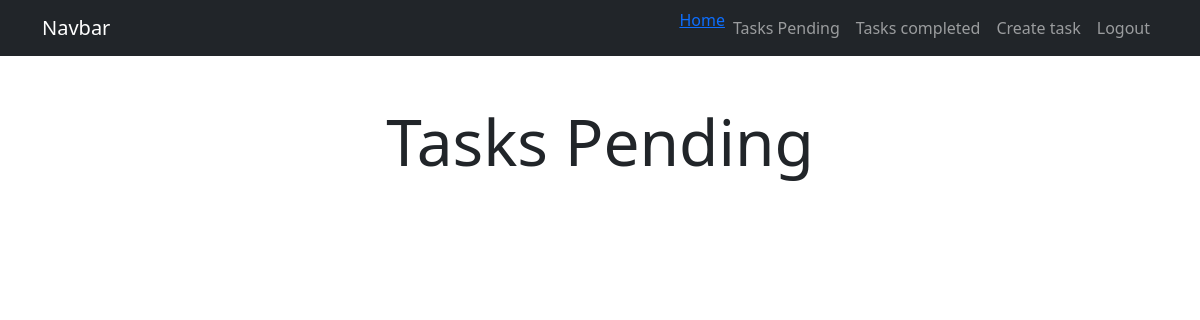
Before: /tasks/ (signed in) with the older database file.
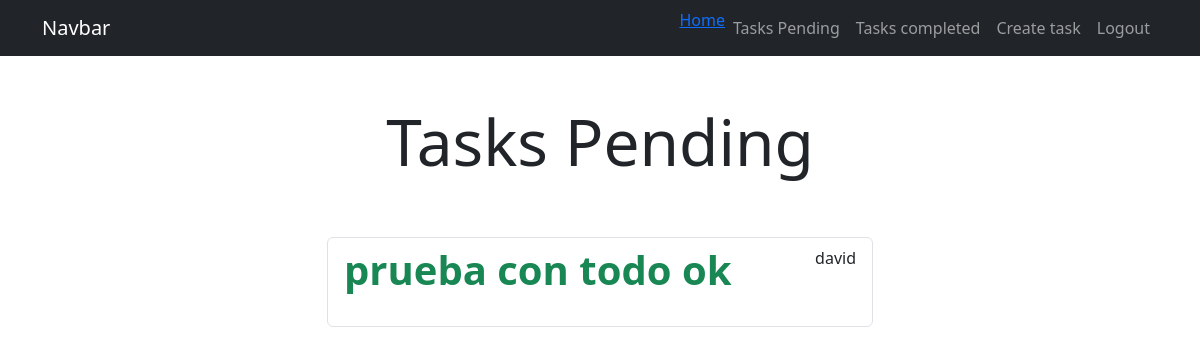
After: the same page with the newer database file.
### tasks/models.py (models this page shows, shortened)
class Task(models.Model):
    title = models.CharField(max_length=100)
    description = models.TextField(blank=True)
    created = models.DateTimeField(auto_now_add=True)
    datecompleted = models.DateTimeField(null=True, blank=True)
    important = models.BooleanField(default=False)
    user = models.ForeignKey(User, on_delete= models.CASCADE)

### tasks/views.py (the view)
# urls.py: path('tasks/', views.tasks, name='tasks'),
@login_required
def tasks(request):
    task = Task.objects.filter(user=request.user, datecompleted__isnull=True)
    return render(request, 'tasks.html', {'tasks': task})

### tasks/templates/tasks.html (shortened to what this page needs)
{% extends 'base.html' %}
{% block content %}
<main class="container">
    <div class="row">
        <div class="col-md-6 offset-md-3">
            <h1 class="text-center display-3 py-5">Tasks Pending</h1>
            <ul class="list-group">
                {% for task in tasks %}
                    <a class="list-group-item" href="{% url 'task_detail' task.id %}">
                        <header class="d-flex justify-content-between">
                            {% if task.important %}
                                <h1 class="fw-bold text-success">{{task.title}}</h1>
                            {% else %}
                                <h1 class="fw-bold">{{task.title}}</h1>
                            {% endif %}
                                <p>{{task.user.username}}</p>
                        </header>
                    </a>
                {% endfor %}
            </ul>
        </div>
    </div>
</main>
{% endblock %}

Changed rows visible on the page:
added Task: title "prueba con todo ok", user.username "david"
